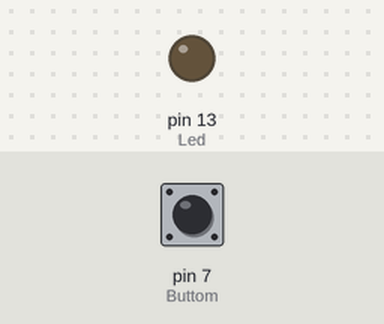
Recording of a sketch running on a simulated Arduino Uno, built with avr-gcc and run on an emulated ATmega328P. Parts: output pins drawn as LEDs (lit = HIGH). Inputs (shaded band) come from the test bench; at power-on: pin 7 (Buttom) LOW.

Above: at 1.2 s.
1.3 s: pin 7 (Buttom) pulled HIGH for 0.15 s
At 1.37 s:
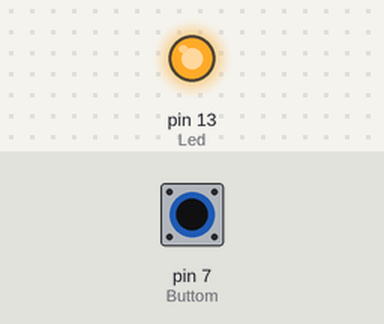
2.9 s: pin 7 (Buttom) pulled HIGH for 3.2 s
At 7.0 s:
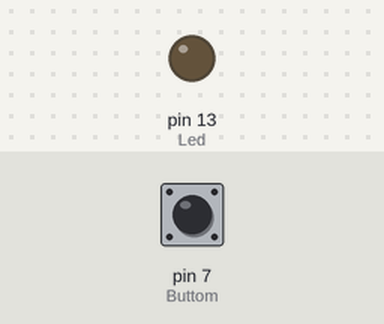
Timing chart, 0 to 8.5 s (numbered marks = the images above; inputs shaded):
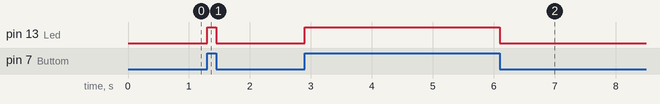

The sketch:

blinkingButtomLed.ino
```cpp
//Turn on a led with a button
const int Led = 13; //pin for the Led
const int Buttom = 7; //pin for the Buttom
int val = 0; //Val will be used to store the state of the input led

void setup()
{
  pinMode(Led,OUTPUT);
  pinMode(Buttom,INPUT);
}

void loop()
{
  val = digitalRead(Buttom);
  if(val==HIGH)
  {
    digitalWrite(Led,HIGH);
  }
  else
  {
    digitalWrite(Led,LOW);
  }
}
```

Measured:
- after the input at 1.3 s, pin 13 (Led): LOW → HIGH at once, → LOW 0.15 s later
- after the input at 2.9 s, pin 13 (Led): LOW → HIGH at once, → LOW 3.2 s later
